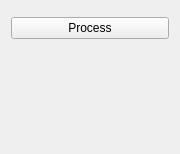
<?xml version="1.0" encoding="UTF-8"?>
<ui version="4.0">
 <class>QmitkContourModelToImageWidgetControls</class>
 <widget class="QWidget" name="QmitkContourModelToImageWidgetControls">
  <property name="geometry">
   <rect>
    <x>0</x>
    <y>0</y>
    <width>180</width>
    <height>154</height>
   </rect>
  </property>
  <layout class="QVBoxLayout" name="verticalLayout">
   <item>
    <widget class="QmitkDataSelectionWidget" name="dataSelectionWidget" native="true"/>
   </item>
   <item>
    <widget class="QPushButton" name="btnProcess">
     <property name="text">
      <string>Process</string>
     </property>
    </widget>
   </item>
   <item>
    <spacer name="verticalSpacer">
     <property name="orientation">
      <enum>Qt::Vertical</enum>
     </property>
     <property name="sizeHint" stdset="0">
      <size>
       <width>20</width>
       <height>273</height>
      </size>
     </property>
    </spacer>
   </item>
  </layout>
 </widget>
 <customwidgets>
  <customwidget>
   <class>QmitkDataSelectionWidget</class>
   <extends>QWidget</extends>
   <header>internal/Common/QmitkDataSelectionWidget.h</header>
  </customwidget>
 </customwidgets>
 <resources/>
 <connections/>
</ui>
